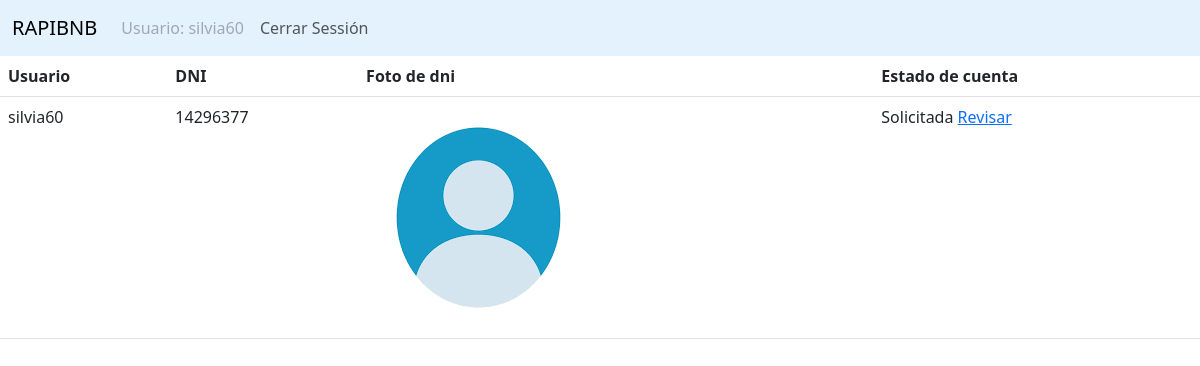
Page /administrador/verificarcuenta.php (signed in) on the earlier database version.
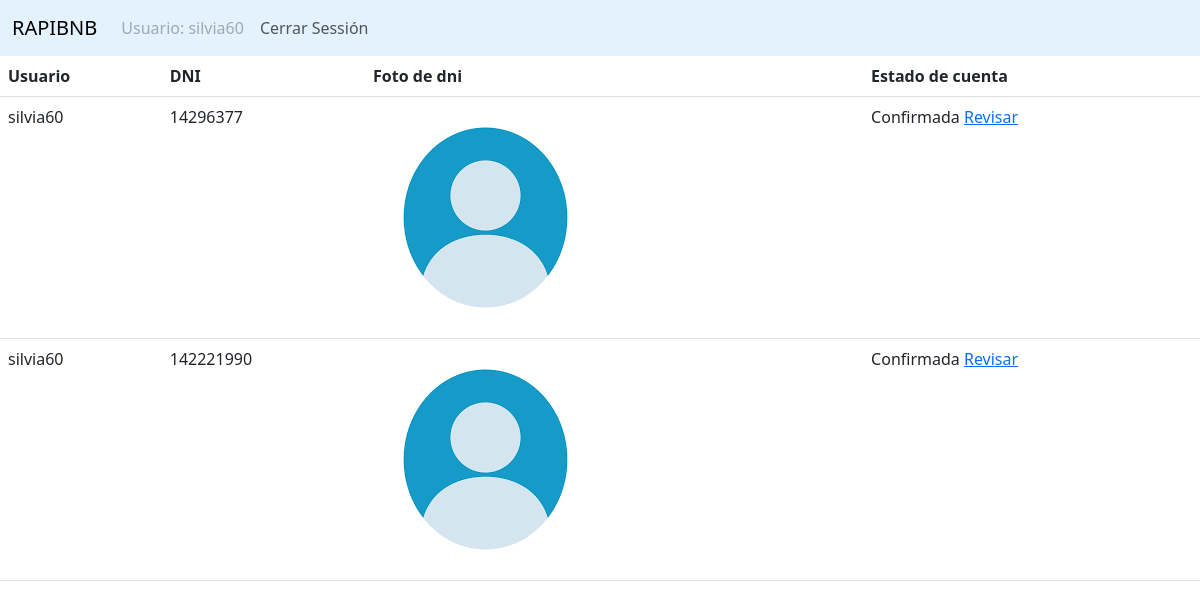
Same page on the later database version.
### tables this page shows
CREATE TABLE `verificadas` (
  `id_cuenta` int(11) NOT NULL,
  `id_user` int(11) NOT NULL,
  `dni` int(11) NOT NULL,
  `fotodni` varchar(250) NOT NULL,
  `estado_cuenta` int(11) NOT NULL
);

CREATE TABLE `usuarios` (
  `id_user` int(11) NOT NULL,
  `nombre` varchar(250) NOT NULL,
  `edad` int(11) NOT NULL,
  `telefono` varchar(50) NOT NULL,
  `descripcion` text NOT NULL,
  `imagen` varchar(250) NOT NULL,
  `user` varchar(250) NOT NULL,
  `pass` varchar(250) NOT NULL
);

### administrador/verificarcuenta.php (the view, shortened to what this page needs)
<!DOCTYPE html>
<html lang="en">
<head>
    <link href="./../css/bootstrap.min.css" rel="stylesheet">
    <link href="./../css/style.css" rel="stylesheet">
</head>
<body>
<?php
require('include/headeradmin.php');
include('./../bd/cn.php');
?>
<?php
$sql_verificadas = "SELECT * FROM verificadas";
$consulta_verificadas = mysqli_query($conexion, $sql_verificadas);
if ($consulta_verificadas) {
    ?>
    <table class="table">
        <tr>
            <th scope="col">Usuario</th>
            <th scope="col">DNI</th>
            <th scope="col">Foto de dni</th>
            <th scope="col">Estado de cuenta</th>
        </tr>
    <?php
    while ($mostrar_reserva = mysqli_fetch_array($consulta_verificadas)) {
        $iduser = $mostrar_reserva['id_user'];
        $dniuser = $mostrar_reserva['dni'];
        $foto = $mostrar_reserva['fotodni'];
        $sql_user = "SELECT * FROM usuarios WHERE id_user='$iduser'";
        $consulta_user = mysqli_query($conexion, $sql_user);
        if ($consulta_user) {
            $mostraruser = mysqli_fetch_array($consulta_user);
            $nameuser = $mostraruser['user'];
        }
        switch ($mostrar_reserva['estado_cuenta']) {
            case '1':
                $estado_cuenta = "Solicitada";
                break;
            case '2':
                $estado_cuenta = "Confirmada";
                break;
        }
        ?>
        <tr>
            <td> <?php echo $nameuser ?> </td>
            <td> <?php echo $mostrar_reserva['dni'] ?> </td>
            <td> <img src="<?php echo $mostrar_reserva['fotodni'] ?>" alt=""> </td>
            <td> <?php echo $estado_cuenta; ?>
                <a href="confirmarcuenta.php?iduser=<?php echo $iduser; ?>&nameuser=<?php echo $nameuser?>&dni=<?php echo $dniuser ?>&fotodni=<?php echo $foto; ?>">Revisar</a>
            </td>
        </tr>
        <?php
    }
    ?>
    </table>
    <?php
}
?>
</body>
</html>

Differences in the rows shown:
changed verificadas (number 1 of 2 on the later page): estado_cuenta "Solicitada" → "Confirmada"
added verificadas: id_user.user "silvia60", dni "142221990", fotodni (picture), estado_cuenta "Confirmada"
